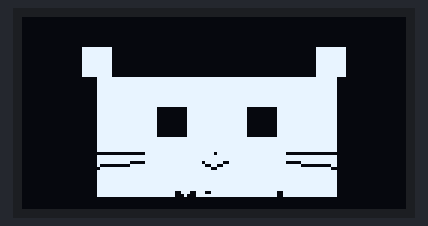
Simulated run of this program. Board: ESP32 board running MicroPython. Shown: 128×64 one-colour display. What the program prints to the serial console is not drawn.

Above: at 0.1 s.

The program:

Pantalla_OLED.py
```python
from machine import Pin, I2C
from ssd1306 import SSD1306_I2C
import time

# ===============================
# CONFIGURACIÓN DEL I2C
# ===============================
# Usa tus pines reales
# SCL = Pin 7
# SDA = Pin 15
i2c = I2C(0, scl=Pin(7), sda=Pin(15))

# Detección automática de dirección
devices = i2c.scan()
if len(devices) == 0:
    print("ERROR: No se encontró ninguna pantalla OLED")
else:
    print("Pantalla detectada en:", hex(devices[0]))

# Crear pantalla
oled = SSD1306_I2C(128, 64, i2c, addr=devices[0])

# ===============================
# FUNCIÓN: DIBUJAR GATITO
# ===============================
def gato_pixel():
    oled.fill(0)

    # Orejas
    oled.fill_rect(20, 10, 10, 10, 1)   # Izquierda
    oled.fill_rect(98, 10, 10, 10, 1)   # Derecha

    # Cabeza
    oled.fill_rect(25, 20, 80, 40, 1)

    # Ojos
    oled.fill_rect(45, 30, 10, 10, 0)   # Ojo izquierdo
    oled.fill_rect(75, 30, 10, 10, 0)   # Ojo derecho

    # Nariz
    oled.pixel(64, 45, 0)

    # Boca
    oled.line(60, 48, 64, 50, 0)
    oled.line(64, 50, 68, 48, 0)

    # Bigotes (izquierda)
    oled.line(40, 45, 20, 45, 0)
    oled.line(40, 48, 20, 50, 0)

    # Bigotes (derecha)
    oled.line(88, 45, 108, 45, 0)
    oled.line(88, 48, 108, 50, 0)

    # Texto
    oled.text("Miau!", 50, 58, 0)

    # Mostrar en pantalla
    oled.show()


# ===============================
# PROGRAMA PRINCIPAL
# ===============================
print("Mostrando gatito en OLED...")

gato_pixel()

while True:
    time.sleep(1)  # Mantener programa vivo
```
